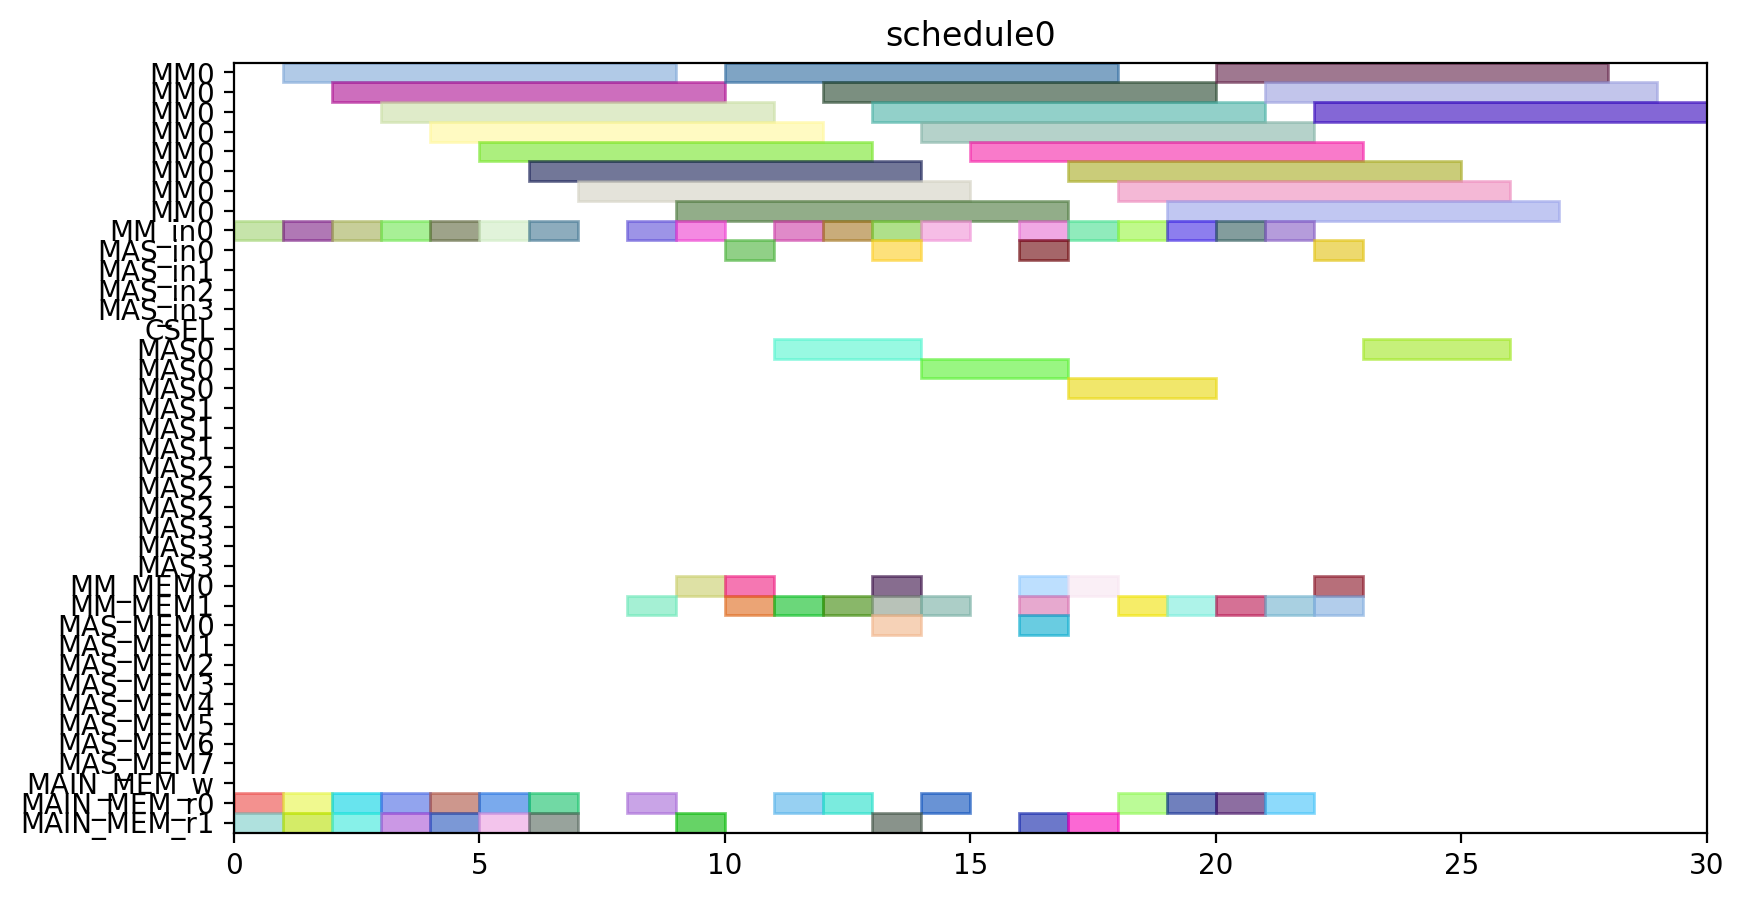

The Python source for this figure:
from pyschedule import Scenario, solvers, plotters, alt


def solve():
	horizon = 120
	S = Scenario("schedule0", horizon=horizon)

	# resource
	MM = S.Resources('MM', num=1, size=8)
	MM_in = S.Resources('MM_in', num=1)
	MAS_in = S.Resources('MAS_in', num=4)
	CSEL = S.Resource('CSEL')
	MAS = S.Resources('MAS', num=4, size=3, periods=range(1, horizon))
	MM_MEM = S.Resources('MM_MEM', num=2)
	MAS_MEM = S.Resources('MAS_MEM', num=8)
	MAIN_MEM_w = S.Resource('MAIN_MEM_w', size=1)
	MAIN_MEM_r = S.Resources('MAIN_MEM_r', num=2)

	# result of previous scheduling

	# new tasks
	Z_exp2 = S.Task('Z_exp2', length=8, delay_cost=1)
	Z_exp2 += alt(MM)
	Z_exp2_in = S.Task('Z_exp2_in', length=1, delay_cost=1)
	Z_exp2_in += alt(MM_in)
	S += Z_exp2_in*MM_in[0]<=Z_exp2*MM[0]
	Z_exp2_mem0 = S.Task('Z_exp2_mem0', length=1, delay_cost=1)
	Z_exp2_mem0 += MAIN_MEM_r[0]
	S += Z_exp2_mem0 <= Z_exp2

	Z_exp2_mem1 = S.Task('Z_exp2_mem1', length=1, delay_cost=1)
	Z_exp2_mem1 += MAIN_MEM_r[1]
	S += Z_exp2_mem1 <= Z_exp2

	NX0 = S.Task('NX0', length=8, delay_cost=1)
	NX0 += alt(MM)
	NX0_in = S.Task('NX0_in', length=1, delay_cost=1)
	NX0_in += alt(MM_in)
	S += NX0_in*MM_in[0]<=NX0*MM[0]
	NX0_mem0 = S.Task('NX0_mem0', length=1, delay_cost=1)
	NX0_mem0 += MAIN_MEM_r[0]
	S += NX0_mem0 <= NX0

	NX0_mem1 = S.Task('NX0_mem1', length=1, delay_cost=1)
	NX0_mem1 += MAIN_MEM_r[1]
	S += NX0_mem1 <= NX0

	k0_10_Z1 = S.Task('k0_10_Z1', length=8, delay_cost=1)
	k0_10_Z1 += alt(MM)
	k0_10_Z1_in = S.Task('k0_10_Z1_in', length=1, delay_cost=1)
	k0_10_Z1_in += alt(MM_in)
	S += k0_10_Z1_in*MM_in[0]<=k0_10_Z1*MM[0]
	k0_10_Z1_mem0 = S.Task('k0_10_Z1_mem0', length=1, delay_cost=1)
	k0_10_Z1_mem0 += MAIN_MEM_r[0]
	S += k0_10_Z1_mem0 <= k0_10_Z1

	k0_10_Z1_mem1 = S.Task('k0_10_Z1_mem1', length=1, delay_cost=1)
	k0_10_Z1_mem1 += MAIN_MEM_r[1]
	S += k0_10_Z1_mem1 <= k0_10_Z1

	DX0 = S.Task('DX0', length=8, delay_cost=1)
	DX0 += alt(MM)
	DX0_in = S.Task('DX0_in', length=1, delay_cost=1)
	DX0_in += alt(MM_in)
	S += DX0_in*MM_in[0]<=DX0*MM[0]
	DX0_mem0 = S.Task('DX0_mem0', length=1, delay_cost=1)
	DX0_mem0 += MAIN_MEM_r[0]
	S += DX0_mem0 <= DX0

	DX0_mem1 = S.Task('DX0_mem1', length=1, delay_cost=1)
	DX0_mem1 += MAIN_MEM_r[1]
	S += DX0_mem1 <= DX0

	NY0 = S.Task('NY0', length=8, delay_cost=1)
	NY0 += alt(MM)
	NY0_in = S.Task('NY0_in', length=1, delay_cost=1)
	NY0_in += alt(MM_in)
	S += NY0_in*MM_in[0]<=NY0*MM[0]
	NY0_mem0 = S.Task('NY0_mem0', length=1, delay_cost=1)
	NY0_mem0 += MAIN_MEM_r[0]
	S += NY0_mem0 <= NY0

	NY0_mem1 = S.Task('NY0_mem1', length=1, delay_cost=1)
	NY0_mem1 += MAIN_MEM_r[1]
	S += NY0_mem1 <= NY0

	k2_14_Z1 = S.Task('k2_14_Z1', length=8, delay_cost=1)
	k2_14_Z1 += alt(MM)
	k2_14_Z1_in = S.Task('k2_14_Z1_in', length=1, delay_cost=1)
	k2_14_Z1_in += alt(MM_in)
	S += k2_14_Z1_in*MM_in[0]<=k2_14_Z1*MM[0]
	k2_14_Z1_mem0 = S.Task('k2_14_Z1_mem0', length=1, delay_cost=1)
	k2_14_Z1_mem0 += MAIN_MEM_r[0]
	S += k2_14_Z1_mem0 <= k2_14_Z1

	k2_14_Z1_mem1 = S.Task('k2_14_Z1_mem1', length=1, delay_cost=1)
	k2_14_Z1_mem1 += MAIN_MEM_r[1]
	S += k2_14_Z1_mem1 <= k2_14_Z1

	DY0 = S.Task('DY0', length=8, delay_cost=1)
	DY0 += alt(MM)
	DY0_in = S.Task('DY0_in', length=1, delay_cost=1)
	DY0_in += alt(MM_in)
	S += DY0_in*MM_in[0]<=DY0*MM[0]
	DY0_mem0 = S.Task('DY0_mem0', length=1, delay_cost=1)
	DY0_mem0 += MAIN_MEM_r[0]
	S += DY0_mem0 <= DY0

	DY0_mem1 = S.Task('DY0_mem1', length=1, delay_cost=1)
	DY0_mem1 += MAIN_MEM_r[1]
	S += DY0_mem1 <= DY0

	Z_exp3 = S.Task('Z_exp3', length=8, delay_cost=1)
	Z_exp3 += alt(MM)
	Z_exp3_in = S.Task('Z_exp3_in', length=1, delay_cost=1)
	Z_exp3_in += alt(MM_in)
	S += Z_exp3_in*MM_in[0]<=Z_exp3*MM[0]
	Z_exp3_mem0 = S.Task('Z_exp3_mem0', length=1, delay_cost=1)
	Z_exp3_mem0 += alt(MM_MEM)
	S += (Z_exp2*MM[0])-1 < Z_exp3_mem0*MM_MEM[0]
	S += Z_exp3_mem0 <= Z_exp3

	Z_exp3_mem1 = S.Task('Z_exp3_mem1', length=1, delay_cost=1)
	Z_exp3_mem1 += MAIN_MEM_r[1]
	S += Z_exp3_mem1 <= Z_exp3

	NX1_ = S.Task('NX1_', length=3, delay_cost=1)
	NX1_ += alt(MAS)
	NX1__in = S.Task('NX1__in', length=1, delay_cost=1)
	NX1__in += alt(MAS_in)
	S += NX1__in*MAS_in[0]<=NX1_*MAS[0]

	S += NX1__in*MAS_in[1]<=NX1_*MAS[1]

	S += NX1__in*MAS_in[2]<=NX1_*MAS[2]

	S += NX1__in*MAS_in[3]<=NX1_*MAS[3]

	NX1__mem0 = S.Task('NX1__mem0', length=1, delay_cost=1)
	NX1__mem0 += alt(MM_MEM)
	S += (NX0*MM[0])-1 < NX1__mem0*MM_MEM[0]
	S += NX1__mem0 <= NX1_

	NX1__mem1 = S.Task('NX1__mem1', length=1, delay_cost=1)
	NX1__mem1 += alt(MM_MEM)
	S += (k0_10_Z1*MM[0])-1 < NX1__mem1*MM_MEM[1]
	S += NX1__mem1 <= NX1_

	k0_9_Z2 = S.Task('k0_9_Z2', length=8, delay_cost=1)
	k0_9_Z2 += alt(MM)
	k0_9_Z2_in = S.Task('k0_9_Z2_in', length=1, delay_cost=1)
	k0_9_Z2_in += alt(MM_in)
	S += k0_9_Z2_in*MM_in[0]<=k0_9_Z2*MM[0]
	k0_9_Z2_mem0 = S.Task('k0_9_Z2_mem0', length=1, delay_cost=1)
	k0_9_Z2_mem0 += MAIN_MEM_r[0]
	S += k0_9_Z2_mem0 <= k0_9_Z2

	k0_9_Z2_mem1 = S.Task('k0_9_Z2_mem1', length=1, delay_cost=1)
	k0_9_Z2_mem1 += alt(MM_MEM)
	S += (Z_exp2*MM[0])-1 < k0_9_Z2_mem1*MM_MEM[1]
	S += k0_9_Z2_mem1 <= k0_9_Z2

	k1_9_Z2 = S.Task('k1_9_Z2', length=8, delay_cost=1)
	k1_9_Z2 += alt(MM)
	k1_9_Z2_in = S.Task('k1_9_Z2_in', length=1, delay_cost=1)
	k1_9_Z2_in += alt(MM_in)
	S += k1_9_Z2_in*MM_in[0]<=k1_9_Z2*MM[0]
	k1_9_Z2_mem0 = S.Task('k1_9_Z2_mem0', length=1, delay_cost=1)
	k1_9_Z2_mem0 += MAIN_MEM_r[0]
	S += k1_9_Z2_mem0 <= k1_9_Z2

	k1_9_Z2_mem1 = S.Task('k1_9_Z2_mem1', length=1, delay_cost=1)
	k1_9_Z2_mem1 += alt(MM_MEM)
	S += (Z_exp2*MM[0])-1 < k1_9_Z2_mem1*MM_MEM[1]
	S += k1_9_Z2_mem1 <= k1_9_Z2

	NY1_ = S.Task('NY1_', length=3, delay_cost=1)
	NY1_ += alt(MAS)
	NY1__in = S.Task('NY1__in', length=1, delay_cost=1)
	NY1__in += alt(MAS_in)
	S += NY1__in*MAS_in[0]<=NY1_*MAS[0]

	S += NY1__in*MAS_in[1]<=NY1_*MAS[1]

	S += NY1__in*MAS_in[2]<=NY1_*MAS[2]

	S += NY1__in*MAS_in[3]<=NY1_*MAS[3]

	NY1__mem0 = S.Task('NY1__mem0', length=1, delay_cost=1)
	NY1__mem0 += alt(MM_MEM)
	S += (NY0*MM[0])-1 < NY1__mem0*MM_MEM[0]
	S += NY1__mem0 <= NY1_

	NY1__mem1 = S.Task('NY1__mem1', length=1, delay_cost=1)
	NY1__mem1 += alt(MM_MEM)
	S += (k2_14_Z1*MM[0])-1 < NY1__mem1*MM_MEM[1]
	S += NY1__mem1 <= NY1_

	k2_13_Z2 = S.Task('k2_13_Z2', length=8, delay_cost=1)
	k2_13_Z2 += alt(MM)
	k2_13_Z2_in = S.Task('k2_13_Z2_in', length=1, delay_cost=1)
	k2_13_Z2_in += alt(MM_in)
	S += k2_13_Z2_in*MM_in[0]<=k2_13_Z2*MM[0]
	k2_13_Z2_mem0 = S.Task('k2_13_Z2_mem0', length=1, delay_cost=1)
	k2_13_Z2_mem0 += MAIN_MEM_r[0]
	S += k2_13_Z2_mem0 <= k2_13_Z2

	k2_13_Z2_mem1 = S.Task('k2_13_Z2_mem1', length=1, delay_cost=1)
	k2_13_Z2_mem1 += alt(MM_MEM)
	S += (Z_exp2*MM[0])-1 < k2_13_Z2_mem1*MM_MEM[1]
	S += k2_13_Z2_mem1 <= k2_13_Z2

	k3_14_Z2 = S.Task('k3_14_Z2', length=8, delay_cost=1)
	k3_14_Z2 += alt(MM)
	k3_14_Z2_in = S.Task('k3_14_Z2_in', length=1, delay_cost=1)
	k3_14_Z2_in += alt(MM_in)
	S += k3_14_Z2_in*MM_in[0]<=k3_14_Z2*MM[0]
	k3_14_Z2_mem0 = S.Task('k3_14_Z2_mem0', length=1, delay_cost=1)
	k3_14_Z2_mem0 += MAIN_MEM_r[0]
	S += k3_14_Z2_mem0 <= k3_14_Z2

	k3_14_Z2_mem1 = S.Task('k3_14_Z2_mem1', length=1, delay_cost=1)
	k3_14_Z2_mem1 += alt(MM_MEM)
	S += (Z_exp2*MM[0])-1 < k3_14_Z2_mem1*MM_MEM[1]
	S += k3_14_Z2_mem1 <= k3_14_Z2

	Z_exp4 = S.Task('Z_exp4', length=8, delay_cost=1)
	Z_exp4 += alt(MM)
	Z_exp4_in = S.Task('Z_exp4_in', length=1, delay_cost=1)
	Z_exp4_in += alt(MM_in)
	S += Z_exp4_in*MM_in[0]<=Z_exp4*MM[0]
	Z_exp4_mem0 = S.Task('Z_exp4_mem0', length=1, delay_cost=1)
	Z_exp4_mem0 += alt(MM_MEM)
	S += (Z_exp3*MM[0])-1 < Z_exp4_mem0*MM_MEM[0]
	S += Z_exp4_mem0 <= Z_exp4

	Z_exp4_mem1 = S.Task('Z_exp4_mem1', length=1, delay_cost=1)
	Z_exp4_mem1 += MAIN_MEM_r[1]
	S += Z_exp4_mem1 <= Z_exp4

	NX1 = S.Task('NX1', length=8, delay_cost=1)
	NX1 += alt(MM)
	NX1_in = S.Task('NX1_in', length=1, delay_cost=1)
	NX1_in += alt(MM_in)
	S += NX1_in*MM_in[0]<=NX1*MM[0]
	NX1_mem0 = S.Task('NX1_mem0', length=1, delay_cost=1)
	NX1_mem0 += alt(MAS_MEM)
	S += (NX1_*MAS[0])-1 < NX1_mem0*MAS_MEM[0]
	S += (NX1_*MAS[1])-1 < NX1_mem0*MAS_MEM[2]
	S += (NX1_*MAS[2])-1 < NX1_mem0*MAS_MEM[4]
	S += (NX1_*MAS[3])-1 < NX1_mem0*MAS_MEM[6]
	S += NX1_mem0 <= NX1

	NX1_mem1 = S.Task('NX1_mem1', length=1, delay_cost=1)
	NX1_mem1 += MAIN_MEM_r[1]
	S += NX1_mem1 <= NX1

	k0_8_Z3 = S.Task('k0_8_Z3', length=8, delay_cost=1)
	k0_8_Z3 += alt(MM)
	k0_8_Z3_in = S.Task('k0_8_Z3_in', length=1, delay_cost=1)
	k0_8_Z3_in += alt(MM_in)
	S += k0_8_Z3_in*MM_in[0]<=k0_8_Z3*MM[0]
	k0_8_Z3_mem0 = S.Task('k0_8_Z3_mem0', length=1, delay_cost=1)
	k0_8_Z3_mem0 += MAIN_MEM_r[0]
	S += k0_8_Z3_mem0 <= k0_8_Z3

	k0_8_Z3_mem1 = S.Task('k0_8_Z3_mem1', length=1, delay_cost=1)
	k0_8_Z3_mem1 += alt(MM_MEM)
	S += (Z_exp3*MM[0])-1 < k0_8_Z3_mem1*MM_MEM[1]
	S += k0_8_Z3_mem1 <= k0_8_Z3

	DX1_ = S.Task('DX1_', length=3, delay_cost=1)
	DX1_ += alt(MAS)
	DX1__in = S.Task('DX1__in', length=1, delay_cost=1)
	DX1__in += alt(MAS_in)
	S += DX1__in*MAS_in[0]<=DX1_*MAS[0]

	S += DX1__in*MAS_in[1]<=DX1_*MAS[1]

	S += DX1__in*MAS_in[2]<=DX1_*MAS[2]

	S += DX1__in*MAS_in[3]<=DX1_*MAS[3]

	DX1__mem0 = S.Task('DX1__mem0', length=1, delay_cost=1)
	DX1__mem0 += alt(MM_MEM)
	S += (DX0*MM[0])-1 < DX1__mem0*MM_MEM[0]
	S += DX1__mem0 <= DX1_

	DX1__mem1 = S.Task('DX1__mem1', length=1, delay_cost=1)
	DX1__mem1 += alt(MM_MEM)
	S += (k1_9_Z2*MM[0])-1 < DX1__mem1*MM_MEM[1]
	S += DX1__mem1 <= DX1_

	k1_8_Z3 = S.Task('k1_8_Z3', length=8, delay_cost=1)
	k1_8_Z3 += alt(MM)
	k1_8_Z3_in = S.Task('k1_8_Z3_in', length=1, delay_cost=1)
	k1_8_Z3_in += alt(MM_in)
	S += k1_8_Z3_in*MM_in[0]<=k1_8_Z3*MM[0]
	k1_8_Z3_mem0 = S.Task('k1_8_Z3_mem0', length=1, delay_cost=1)
	k1_8_Z3_mem0 += MAIN_MEM_r[0]
	S += k1_8_Z3_mem0 <= k1_8_Z3

	k1_8_Z3_mem1 = S.Task('k1_8_Z3_mem1', length=1, delay_cost=1)
	k1_8_Z3_mem1 += alt(MM_MEM)
	S += (Z_exp3*MM[0])-1 < k1_8_Z3_mem1*MM_MEM[1]
	S += k1_8_Z3_mem1 <= k1_8_Z3

	NY1 = S.Task('NY1', length=8, delay_cost=1)
	NY1 += alt(MM)
	NY1_in = S.Task('NY1_in', length=1, delay_cost=1)
	NY1_in += alt(MM_in)
	S += NY1_in*MM_in[0]<=NY1*MM[0]
	NY1_mem0 = S.Task('NY1_mem0', length=1, delay_cost=1)
	NY1_mem0 += alt(MAS_MEM)
	S += (NY1_*MAS[0])-1 < NY1_mem0*MAS_MEM[0]
	S += (NY1_*MAS[1])-1 < NY1_mem0*MAS_MEM[2]
	S += (NY1_*MAS[2])-1 < NY1_mem0*MAS_MEM[4]
	S += (NY1_*MAS[3])-1 < NY1_mem0*MAS_MEM[6]
	S += NY1_mem0 <= NY1

	NY1_mem1 = S.Task('NY1_mem1', length=1, delay_cost=1)
	NY1_mem1 += MAIN_MEM_r[1]
	S += NY1_mem1 <= NY1

	k2_12_Z3 = S.Task('k2_12_Z3', length=8, delay_cost=1)
	k2_12_Z3 += alt(MM)
	k2_12_Z3_in = S.Task('k2_12_Z3_in', length=1, delay_cost=1)
	k2_12_Z3_in += alt(MM_in)
	S += k2_12_Z3_in*MM_in[0]<=k2_12_Z3*MM[0]
	k2_12_Z3_mem0 = S.Task('k2_12_Z3_mem0', length=1, delay_cost=1)
	k2_12_Z3_mem0 += MAIN_MEM_r[0]
	S += k2_12_Z3_mem0 <= k2_12_Z3

	k2_12_Z3_mem1 = S.Task('k2_12_Z3_mem1', length=1, delay_cost=1)
	k2_12_Z3_mem1 += alt(MM_MEM)
	S += (Z_exp3*MM[0])-1 < k2_12_Z3_mem1*MM_MEM[1]
	S += k2_12_Z3_mem1 <= k2_12_Z3

	DY1_ = S.Task('DY1_', length=3, delay_cost=1)
	DY1_ += alt(MAS)
	DY1__in = S.Task('DY1__in', length=1, delay_cost=1)
	DY1__in += alt(MAS_in)
	S += DY1__in*MAS_in[0]<=DY1_*MAS[0]

	S += DY1__in*MAS_in[1]<=DY1_*MAS[1]

	S += DY1__in*MAS_in[2]<=DY1_*MAS[2]

	S += DY1__in*MAS_in[3]<=DY1_*MAS[3]

	DY1__mem0 = S.Task('DY1__mem0', length=1, delay_cost=1)
	DY1__mem0 += alt(MM_MEM)
	S += (DY0*MM[0])-1 < DY1__mem0*MM_MEM[0]
	S += DY1__mem0 <= DY1_

	DY1__mem1 = S.Task('DY1__mem1', length=1, delay_cost=1)
	DY1__mem1 += alt(MM_MEM)
	S += (k3_14_Z2*MM[0])-1 < DY1__mem1*MM_MEM[1]
	S += DY1__mem1 <= DY1_

	k3_13_Z3 = S.Task('k3_13_Z3', length=8, delay_cost=1)
	k3_13_Z3 += alt(MM)
	k3_13_Z3_in = S.Task('k3_13_Z3_in', length=1, delay_cost=1)
	k3_13_Z3_in += alt(MM_in)
	S += k3_13_Z3_in*MM_in[0]<=k3_13_Z3*MM[0]
	k3_13_Z3_mem0 = S.Task('k3_13_Z3_mem0', length=1, delay_cost=1)
	k3_13_Z3_mem0 += MAIN_MEM_r[0]
	S += k3_13_Z3_mem0 <= k3_13_Z3

	k3_13_Z3_mem1 = S.Task('k3_13_Z3_mem1', length=1, delay_cost=1)
	k3_13_Z3_mem1 += alt(MM_MEM)
	S += (Z_exp3*MM[0])-1 < k3_13_Z3_mem1*MM_MEM[1]
	S += k3_13_Z3_mem1 <= k3_13_Z3

	solvers.mip.solve(S,msg=1,kind='CPLEX',ratio_gap=1.01)

	solution = [['hoge']*len(S.solution()[1]) for i in range(len(S.solution()))]
	for i in range(len(S.solution())):
		for j in range(len(S.solution()[i])):
			solution[i][j]=str(S.solution()[i][j])
	print(solution)

	cycles = int(solution[-1][3])

	pic_file_name = "/home/mfukuda/ABE/multiRAM_multiMAS_16mux/scheduling_result/stage8MM1_stage3MAS4/ISOGENY/schedule0.png"
	if(S.solution() != []):
		plotters.matplotlib.plot(S,img_filename=pic_file_name, show_task_labels=False, fig_size=(cycles*0.25+3, 5))

	return solution
